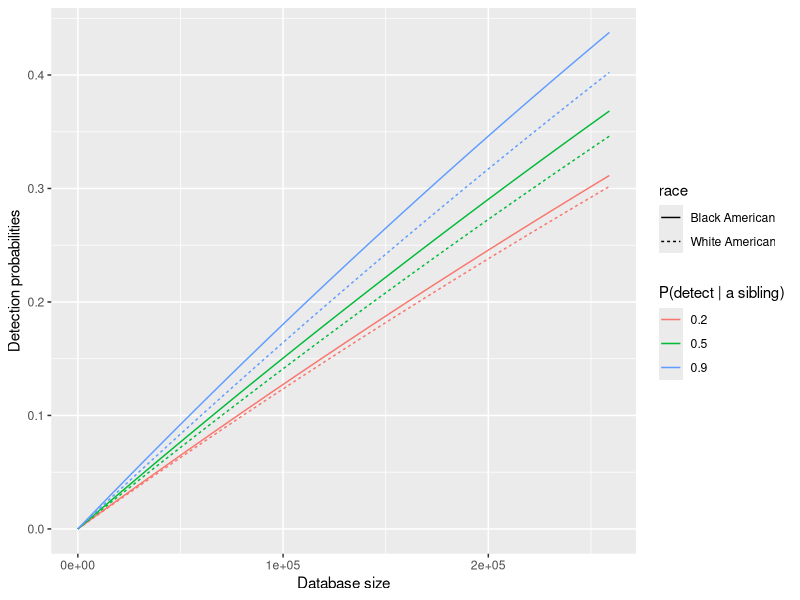
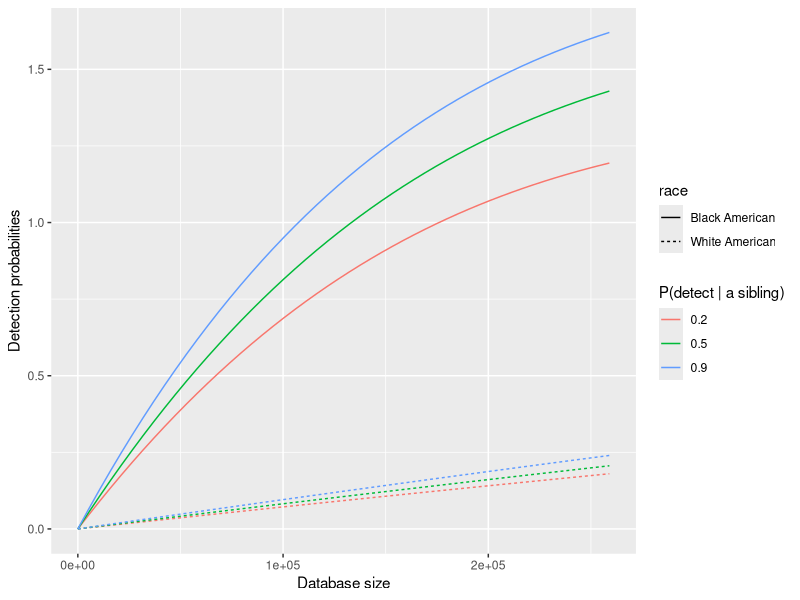

Source code (R) for these figures, in order:
## ---- chunk 1
knitr::opts_chunk$set(echo = FALSE)

# load package
library(ggplot2)
library(ggpubr)
## ---- chunk 2
# read racial compositions in Census population (Result 1b)
racial_composition = read.csv(file.path("output", "demographic_composition_comparison.csv"))

# population proportions
pop_props = racial_composition$Proportion[c(1,3)]
# forensic database proportions
for_props = c(45, 25)
# population size
N = sum(racial_composition$Number_of_Customers[1:4])

# read family size multinomial distributions for black/white Americans (Result 2)
family_size = read.csv(file.path("data", "family_size.csv"))

black_family_size = family_size$proportion[which(family_size$RACE=="Black/African American" & family_size$YEAR=="1990" & family_size$AGE_RANGE=="40-49")]

white_family_size = family_size$proportion[which(family_size$RACE=="White" & family_size$YEAR=="1990" & family_size$AGE_RANGE=="40-49")]

black_sibling_size = black_family_size[-1]/sum(black_family_size[-1])
white_sibling_size = white_family_size[-1]/sum(white_family_size[-1])
## ---- chunk 3
match_sibling_prob <- function(N, K, pop_prop, for_prop, r, detect_sibling) {
  p_present = for_prop*K / (pop_prop*N)
  tot_p_sibling = 0
  
  if(r>=1) {
    for(k in 1:r) {
      p_sibling = dbinom(k, r, p_present) * (1 - (1 - detect_sibling)^k)
      tot_p_sibling = tot_p_sibling + p_sibling
    }
  }
  
  return(tot_p_sibling)
}

detect_prob <- function(N, K, pop_prop, for_prop, sibling_size, detect_sibling) {
  p_present = for_prop*K / (pop_prop*N)
  p_selfandparent = 1 - (1 - p_present)^3
  
  p_sibling = 0
  
  if(length(sibling_size)>1) {
    for(i in 2:length(sibling_size)) {
      p_sibling = p_sibling + sibling_size[i] * match_sibling_prob(N, K, pop_prop, for_prop, i-1, detect_sibling)
    }
  }
  
  return(p_selfandparent + p_sibling)
}

# N: the population size
# K: the forensic database size
# pop_prop: the racial proportion in the population
# for_prop: the racial proportion in the forensic database
# sibling_size: the distribution of the number of sibling
# detect_sibling: the probability of detecting a sibling
## ---- chunk 4
Ks = round(seq(0, 0.1*N, length.out=50)) #forensic database size
sibling_probs = c(0.2, 0.5, 0.9) #the detection probability given a sibling
## ---- chunk 5
pr_black = array(dim = c(length(sibling_probs), length(Ks)))
pr_white = array(dim = c(length(sibling_probs), length(Ks)))

for(i in 1:length(sibling_probs)) {
  for(j in 1:length(Ks)) {
    pr_black[i,j] = detect_prob(N, Ks[j], pop_props[2], pop_props[2], black_sibling_size, sibling_probs[i])
    pr_white[i,j] = detect_prob(N, Ks[j], pop_props[1], pop_props[1], white_sibling_size, sibling_probs[i])
  }
}
## ---- chunk 6
black_df = data.frame(prob=c(pr_black), database=rep(Ks, each=length(sibling_probs)), detection=factor(rep(sibling_probs, length(Ks))), race=factor("Black American"))

white_df = data.frame(prob=c(pr_white), database=rep(Ks, each=length(sibling_probs)), detection=factor(rep(sibling_probs, length(Ks))), race=factor("White American"))

prob_df = rbind(black_df, white_df)

ggplot(prob_df, aes(x=database, y=prob)) + geom_line(aes(colour=detection, linetype=race)) + xlab("Database size") + ylab("Detection probabilities") + labs(colour="P(detect | a sibling)")
## ---- chunk 7
pr_black = array(dim = c(length(sibling_probs), length(Ks)))
pr_white = array(dim = c(length(sibling_probs), length(Ks)))

for(i in 1:length(sibling_probs)) {
  for(j in 1:length(Ks)) {
    pr_black[i,j] = detect_prob(N, Ks[j], pop_props[2], for_props[2], black_sibling_size, sibling_probs[i])
    pr_white[i,j] = detect_prob(N, Ks[j], pop_props[1], for_props[1], white_sibling_size, sibling_probs[i])
  }
}
## ---- chunk 8
black_df = data.frame(prob=c(pr_black), database=rep(Ks, each=length(sibling_probs)), detection=factor(rep(sibling_probs, length(Ks))), race=factor("Black American"))

white_df = data.frame(prob=c(pr_white), database=rep(Ks, each=length(sibling_probs)), detection=factor(rep(sibling_probs, length(Ks))), race=factor("White American"))

prob_df = rbind(black_df, white_df)

ggplot(prob_df, aes(x=database, y=prob)) + geom_line(aes(colour=detection, linetype=race)) + xlab("Database size") + ylab("Detection probabilities") + labs(colour="P(detect | a sibling)")
